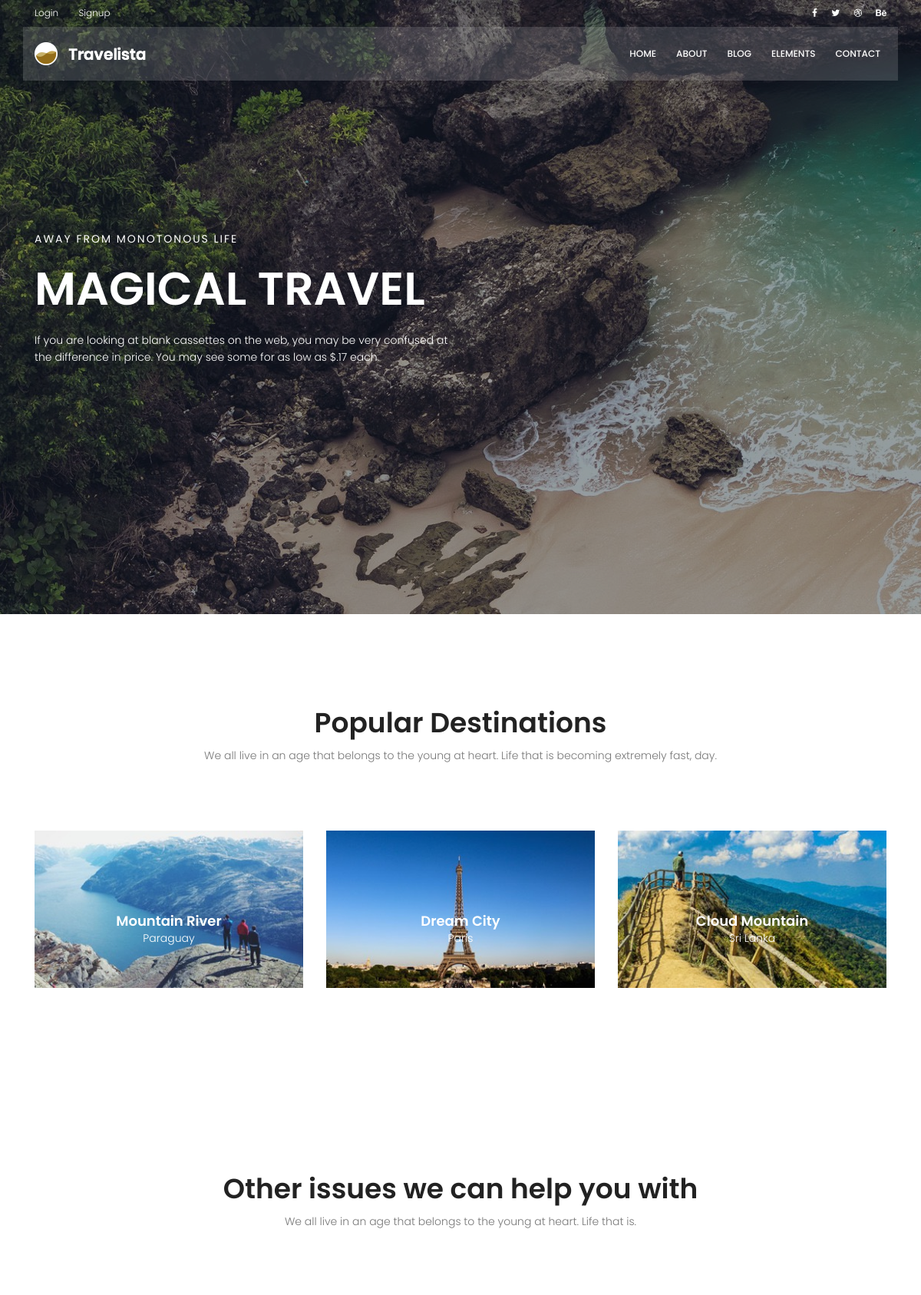
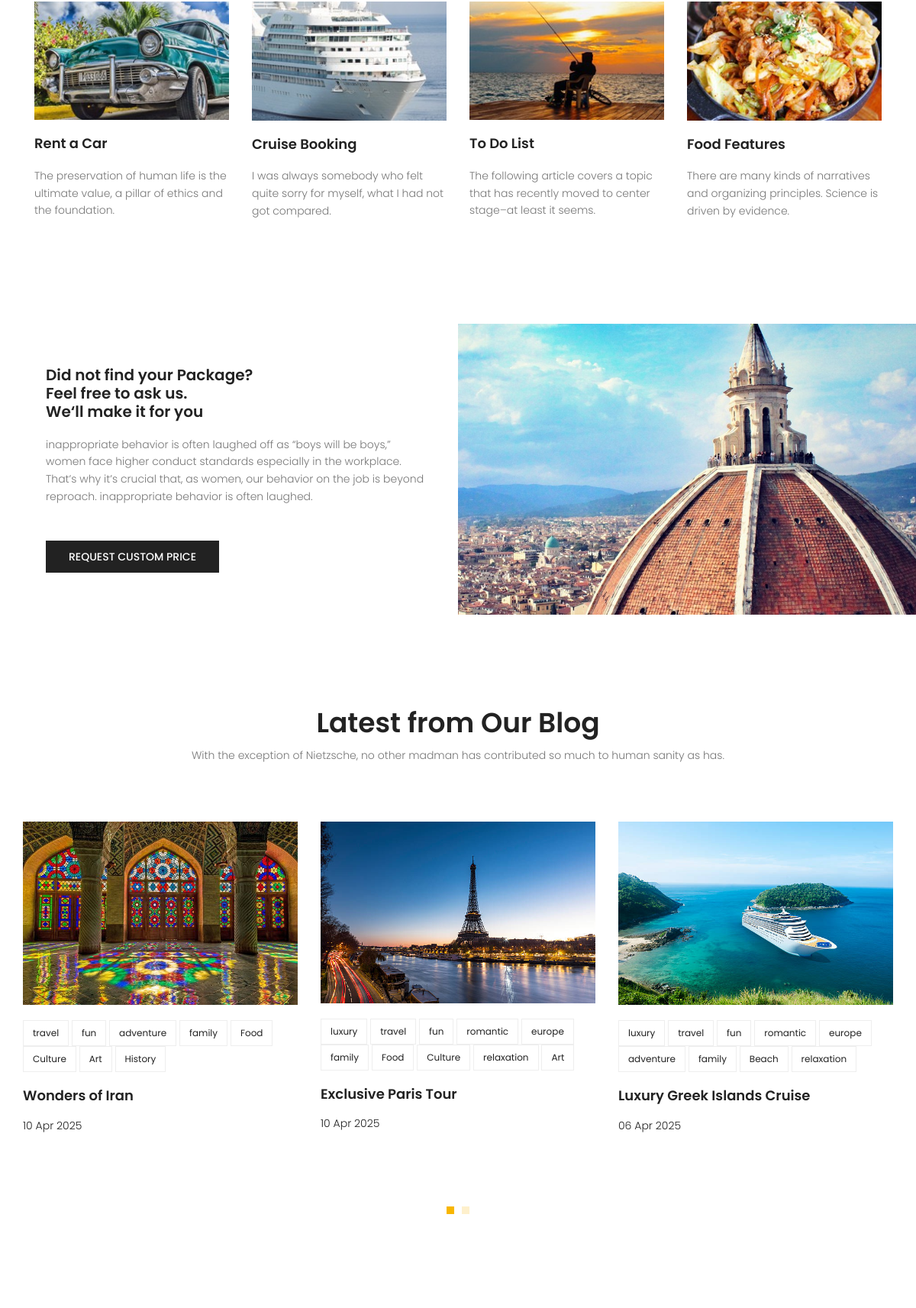
The page / (upper part) on the database its author committed (2 pictures, top to bottom).
### app_blog_travel/models.py (models this page shows, shortened)
class Post(models.Model):
    title = models.CharField(max_length=220)
    content = models.TextField()
    slug = models.SlugField(blank=True, null=True)
    image = models.ImageField(upload_to="Post_default",default="first_img_post/my_default.jpeg" )
    counted_views = models.IntegerField(default=0)
    Categories = models.ManyToManyField('category')
    author = models.ForeignKey('Author', on_delete=models.SET_NULL, null=True)
    published_date = models.DateTimeField(null=True)
    created_date = models.DateTimeField(auto_now_add=True)
    updated_date = models.DateTimeField(auto_now=True)
    class Meta:
        ordering = ['published_date']

class category(models.Model):
    name = models.CharField(max_length=50, unique=True)

### app_travel/views.py (the view)
# urls.py: path('', index_view, name="index"),
def index_view(request):
    return render(request, "index.html")

### app_travel/templatetags/inclusion_latest_blog.py (called while the page is built)
@register.inclusion_tag('includ_latest_blog.html')
def latest_blog():
    posts = Post.objects.filter(published_date__lte=timezone.now()).order_by('-published_date')[:6]
    return {'posts': posts,}

### templates/index.html (shortened to what this page needs)
{% extends 'base.html' %}
{% load static %}
{% load inclusion_latest_blog %}
{% block codes %}
<section class="banner-area relative">
	<div class="overlay overlay-bg"></div>
	<div class="container">
		<div class="row fullscreen align-items-center justify-content-between">
			<div class="col-lg-6 col-md-6 banner-left">
				<h6 class="text-white">Away from monotonous life</h6>
				<h1 class="text-white">Magical Travel</h1>
				<p class="text-white">
					If you are looking at blank cassettes on the web, you may be very confused at the difference in price. You may see some for as low as $.17 each.
				</p>
			</div>
		</div>
	</div>
</section>
<section class="popular-destination-area section-gap">
	<div class="container">
        <div class="row d-flex justify-content-center">
            <div class="menu-content pb-70 col-lg-8">
                <div class="title text-center">
                    <h1 class="mb-10">Popular Destinations</h1>
                    <p>We all live in an age that belongs to the young at heart. Life that is becoming extremely fast, day.</p>
                </div>
            </div>
        </div>
		<div class="row">
			<div class="col-lg-4">
				<div class="single-destination relative">
					<div class="thumb relative">
						<img class="img-fluid" src="{% static 'img/d1.jpg' %}" alt="">
					</div>
					<div class="desc">
						<h4>Mountain River</h4>
						<p>Paraguay</p>
					</div>
				</div>
			</div>
			<div class="col-lg-4">
				<div class="single-destination relative">
					<div class="thumb relative">
						<img class="img-fluid" src="{% static 'img/d2.jpg' %}" alt="">
					</div>
					<div class="desc">
						<h4>Dream City</h4>
						<p>Paris</p>
					</div>
				</div>
			</div>
			<div class="col-lg-4">
				<div class="single-destination relative">
					<div class="thumb relative">
						<img class="img-fluid" src="{% static 'img/d3.jpg' %}" alt="">
					</div>
					<div class="desc">
						<h4>Cloud Mountain</h4>
						<p>Sri Lanka</p>
					</div>
				</div>
			</div>
		</div>
	</div>
</section>
<section class="other-issue-area section-gap">
	<div class="container">
        <div class="row d-flex justify-content-center">
            <div class="menu-content pb-70 col-lg-9">
                <div class="title text-center">
                    <h1 class="mb-10">Other issues we can help you with</h1>
                    <p>We all live in an age that belongs to the young at heart. Life that is.</p>
                </div>
            </div>
        </div>
		<div class="row">
			<div class="col-lg-3 col-md-6">
				<div class="single-other-issue">
					<div class="thumb">
						<img class="img-fluid" src="{% static 'img/o1.jpg' %}" alt="">
					</div>
					<a href="#">
						<h4>Rent a Car</h4>
					</a>
					<p>
						The preservation of human life is the ultimate value, a pillar of ethics and the foundation.
					</p>
				</div>
			</div>
			<div class="col-lg-3 col-md-6">
				<div class="single-other-issue">
					<div class="thumb">
						<img class="img-fluid" src="{% static 'img/o2.jpg' %}" alt="">
					</div>
					<a href="#">
						<h4>Cruise Booking</h4>
					</a>
					<p>
						I was always somebody who felt quite sorry for myself, what I had not got compared.
					</p>
				</div>
			</div>
			<div class="col-lg-3 col-md-6">
				<div class="single-other-issue">
					<div class="thumb">
						<img class="img-fluid" src="{% static 'img/o3.jpg' %}" alt="">
					</div>
					<a href="#">
						<h4>To Do List</h4>
					</a>
					<p>
						The following article covers a topic that has recently moved to center stage–at least it seems.
					</p>
				</div>
			</div>
			<div class="col-lg-3 col-md-6">
				<div class="single-other-issue">
					<div class="thumb">
						<img class="img-fluid" src="{% static 'img/o4.jpg' %}" alt="">
					</div>
					<a href="#">
						<h4>Food Features</h4>
					</a>
					<p>
						There are many kinds of narratives and organizing principles. Science is driven by evidence.
					</p>
				</div>
			</div>
		</div>
	</div>
</section>
<section class="home-about-area">
	<div class="container-fluid">
		<div class="row align-items-center justify-content-end">
			<div class="col-lg-6 col-md-12 home-about-left">
				<h1>
					Did not find your Package? <br>
					Feel free to ask us. <br>
					We‘ll make it for you
				</h1>
				<p>
					inappropriate behavior is often laughed off as “boys will be boys,” women face higher conduct standards especially in the workplace. That’s why it’s crucial that, as women, our behavior on the job is beyond reproach. inappropriate behavior is often laughed.
				</p>
				<a href="#" class="primary-btn text-uppercase">request custom price</a>
			</div>
			<div class="col-lg-6 col-md-12 home-about-right no-padding">
				<img class="img-fluid" src="{% static 'about-img.jpg' %}" alt="">
			</div>
		</div>
	</div>
</section>
{% latest_blog %}
{% endblock %}

### templates/includ_latest_blog.html (shortened to what this page needs)
{% load static %}
<section class="recent-blog-area section-gap">
    <div class="container">
      <div class="row d-flex justify-content-center">
        <div class="menu-content pb-60 col-lg-9">
          <div class="title text-center">
            <h1 class="mb-10">Latest from Our Blog</h1>
            <p>With the exception of Nietzsche, no other madman has contributed so much to human sanity as has.</p>
          </div>
        </div>
      </div>
      <div class="row">
        <div class="active-recent-blog-carusel">
          {% for item in posts %}
          <div class="single-recent-blog-post item">
            <div class="thumb">
              <img class="img-fluid" src="{{ item.image.url }}" alt="">
            </div>
            <div class="details">
              <div class="tags">
                <ul>
                  {% for cat in item.Categories.all %}
                    <li><a href="{% url 'app_blog_travel:category' category_item=cat.name %}">{{ cat.name }}</a></li>
                  {% endfor %}
                </ul>
              </div>
              <a href="{% url 'app_blog_travel:single' slug=item.slug %}">
                <h4 class="title">{{ item.title }}</h4>
              </a>
              <h6 class="date">{{ item.published_date|date:"d M Y" }}</h6>
            </div>
          </div>
          {% endfor %}
        </div>
      </div>
    </div>
  </section>

### rows shown on the page
Post: image (picture), title "Wonders of Iran", published_date "10 Apr 2025"
category: name "travel"
category: name "fun"
category: name "adventure"
category: name "family"
category: name "Food"
category: name "Culture"
category: name "Art"
category: name "History"
Post: image (picture), title "Exclusive Paris Tour", published_date "10 Apr 2025"
category: name "luxury"
category: name "romantic"
category: name "europe"
category: name "relaxation"
Post: image (picture), title "Luxury Greek Islands Cruise", published_date "06 Apr 2025"
category: name "Beach"
